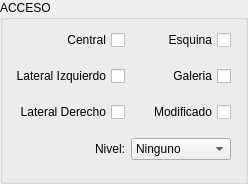
<?xml version="1.0" encoding="UTF-8"?>
<ui version="4.0">
 <class>AccesoForm</class>
 <widget class="QGroupBox" name="AccesoForm">
  <property name="geometry">
   <rect>
    <x>0</x>
    <y>0</y>
    <width>248</width>
    <height>184</height>
   </rect>
  </property>
  <property name="windowTitle">
   <string>Acceso</string>
  </property>
  <property name="title">
   <string>ACCESO</string>
  </property>
  <widget class="QWidget" name="">
   <property name="geometry">
    <rect>
     <x>10</x>
     <y>20</y>
     <width>221</width>
     <height>151</height>
    </rect>
   </property>
   <layout class="QGridLayout" name="gridLayout">
    <item row="0" column="0">
     <widget class="QCheckBox" name="accesoCentralCheck">
      <property name="layoutDirection">
       <enum>Qt::RightToLeft</enum>
      </property>
      <property name="text">
       <string>Central</string>
      </property>
     </widget>
    </item>
    <item row="0" column="1">
     <widget class="QCheckBox" name="accesoEsquinaCheck">
      <property name="layoutDirection">
       <enum>Qt::RightToLeft</enum>
      </property>
      <property name="text">
       <string>Esquina</string>
      </property>
     </widget>
    </item>
    <item row="1" column="0">
     <widget class="QCheckBox" name="accesoLatIzqCheck">
      <property name="layoutDirection">
       <enum>Qt::RightToLeft</enum>
      </property>
      <property name="text">
       <string>Lateral Izquierdo</string>
      </property>
     </widget>
    </item>
    <item row="1" column="1">
     <widget class="QCheckBox" name="accesoGaleriaCheck">
      <property name="layoutDirection">
       <enum>Qt::RightToLeft</enum>
      </property>
      <property name="text">
       <string>Galeria</string>
      </property>
     </widget>
    </item>
    <item row="2" column="0">
     <widget class="QCheckBox" name="accesoLatDerCheck">
      <property name="layoutDirection">
       <enum>Qt::RightToLeft</enum>
      </property>
      <property name="text">
       <string>Lateral Derecho</string>
      </property>
     </widget>
    </item>
    <item row="2" column="1">
     <widget class="QCheckBox" name="accesoModificadoCheck">
      <property name="layoutDirection">
       <enum>Qt::RightToLeft</enum>
      </property>
      <property name="text">
       <string>Modificado</string>
      </property>
     </widget>
    </item>
    <item row="3" column="0">
     <widget class="QLabel" name="accesoNivelLbl">
      <property name="text">
       <string>Nivel:</string>
      </property>
      <property name="alignment">
       <set>Qt::AlignRight|Qt::AlignTrailing|Qt::AlignVCenter</set>
      </property>
     </widget>
    </item>
    <item row="3" column="1">
     <widget class="QComboBox" name="accesoNivelCmb">
      <item>
       <property name="text">
        <string>Ninguno</string>
       </property>
      </item>
     </widget>
    </item>
   </layout>
  </widget>
 </widget>
 <resources/>
 <connections/>
</ui>
